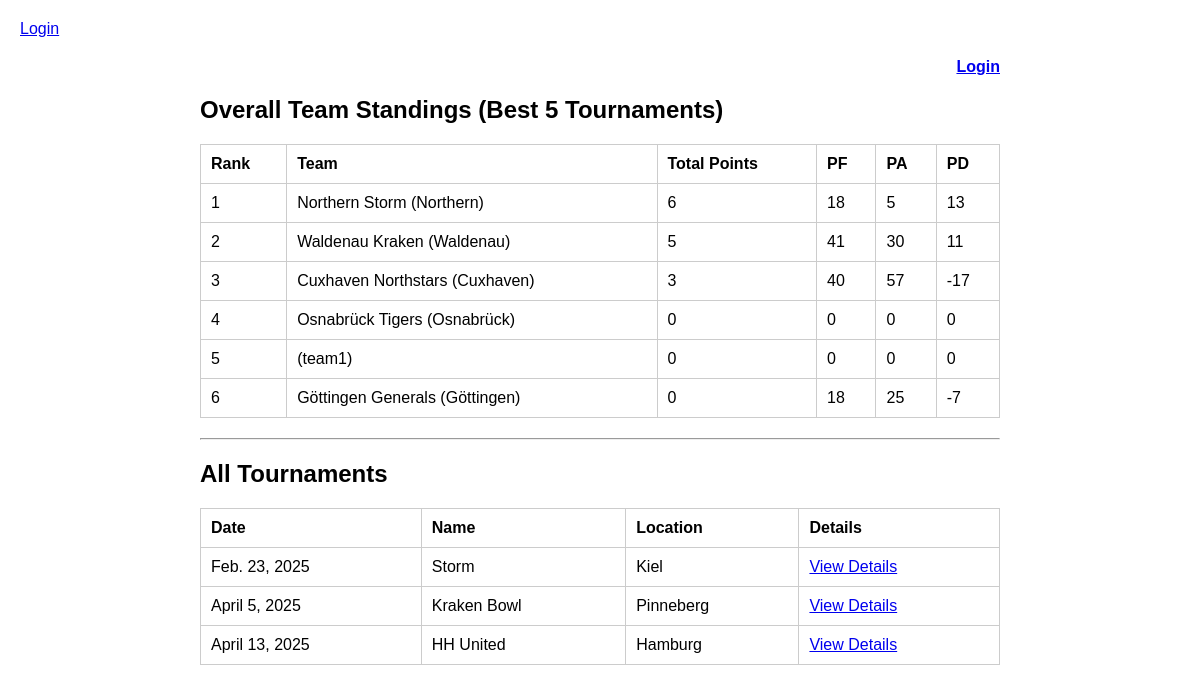
The page / on the database its author committed.
### events/models.py (models this page shows, shortened)
class Tournament(models.Model):
    date = models.DateField()
    name = models.CharField(max_length=100)
    location = models.CharField(max_length=100)
    max_teams = models.IntegerField(default=0)
    number_of_teams = models.IntegerField(default=0)

### events/views.py (the view)
# urls.py: path('', views.index, name='index'),
def index(request):
    tournaments = Tournament.objects.all()
    overall_standings = compute_overall_standings()
    return render(request, 'index.html', {
        'tournaments': tournaments,
        'overall_standings': overall_standings,
    })

### events/views.py (called while the page is built)
def gather_team_tournament_stats(team, tournament):
    st = get_team_stats_in_tournament(team, tournament)
    all_games = tournament.games.filter(team1_score__isnull=False, team2_score__isnull=False)
    w = 0
    t = 0
    l = 0
    for g in all_games:
        if g.team1 == team or g.team2 == team:
            if g.team1 == team:
                pf = g.team1_score
                pa = g.team2_score
            else:
                pf = g.team2_score
                pa = g.team1_score
            if pf > pa:
                w += 1
            elif pf == pa:
                t += 1
            else:
                l += 1
    return {
        'points': st['points'],
        'pf': st['pf'],
        'pa': st['pa'],
        'pd': st['pd'],
        'games': st['games'],
        'wins': w,
        'ties': t,
        'losses': l,
    }

### events/templates/index.html
{% extends "base.html" %}
{% block content %}
<div style="text-align: right; margin-bottom: 10px;">
    {% if not user.is_authenticated %}
        <a href="{% url 'login' %}" style="font-weight: bold;">Login</a>
    {% endif %}
</div>
<h2>Overall Team Standings (Best 5 Tournaments)</h2>
{% if overall_standings %}
    <table border="1" cellspacing="0" cellpadding="5">
        <tr>
            <th>Rank</th>
            <th>Team</th>
            <th>Total Points</th>
            <th>PF</th>
            <th>PA</th>
            <th>PD</th>
        </tr>
        {% for entry in overall_standings %}
        <tr>
            <td>{{ entry.rank }}</td>
            <td>{{ entry.team.first_name }} ({{ entry.team.username }})</td>
            <td>{{ entry.total_points }}</td>
            <td>{{ entry.pf }}</td>
            <td>{{ entry.pa }}</td>
            <td>{{ entry.pd }}</td>
        </tr>
        {% endfor %}
    </table>
{% else %}
    <p>No overall standings available.</p>
{% endif %}
<hr>
<h2>All Tournaments</h2>
{% if tournaments %}
    <table border="1" cellspacing="0" cellpadding="5">
        <tr>
            <th>Date</th>
            <th>Name</th>
            <th>Location</th>
            <th>Details</th>
        </tr>
        {% for tournament in tournaments %}
        <tr>
            <td>{{ tournament.date }}</td>
            <td>{{ tournament.name }}</td>
            <td>{{ tournament.location }}</td>
            <td><a href="{% url 'tournament_detail' tournament.id %}">View Details</a></td>
        </tr>
        {% endfor %}
    </table>
{% else %}
    <p>No tournaments available.</p>
{% endif %}
{% endblock %}

### events/templates/base.html (style rules this page uses)
body { font-family: Arial, sans-serif; margin: 20px; }
table { width: 100%; border-collapse: collapse; margin-bottom: 20px; }
table, th, td { border: 1px solid #ccc; }
th, td { padding: 10px; text-align: left; }

### rows shown on the page
Tournament: date "Feb. 23, 2025", name "Storm", location "Kiel"
Tournament: date "April 5, 2025", name "Kraken Bowl", location "Pinneberg"
Tournament: date "April 13, 2025", name "HH United", location "Hamburg"

### other values the page prints
{{ entry.rank }} "1"
{{ entry.team.first_name }} "Northern Storm"
{{ entry.team.username }} "Northern"
{{ entry.total_points }} "6"
{{ entry.pf }} "18"
{{ entry.pa }} "5"
{{ entry.pd }} "13"
{{ entry.rank }} "2"
{{ entry.team.first_name }} "Waldenau Kraken"
{{ entry.team.username }} "Waldenau"
{{ entry.total_points }} "5"
{{ entry.pf }} "41"
{{ entry.pa }} "30"
{{ entry.pd }} "11"
{{ entry.rank }} "3"
